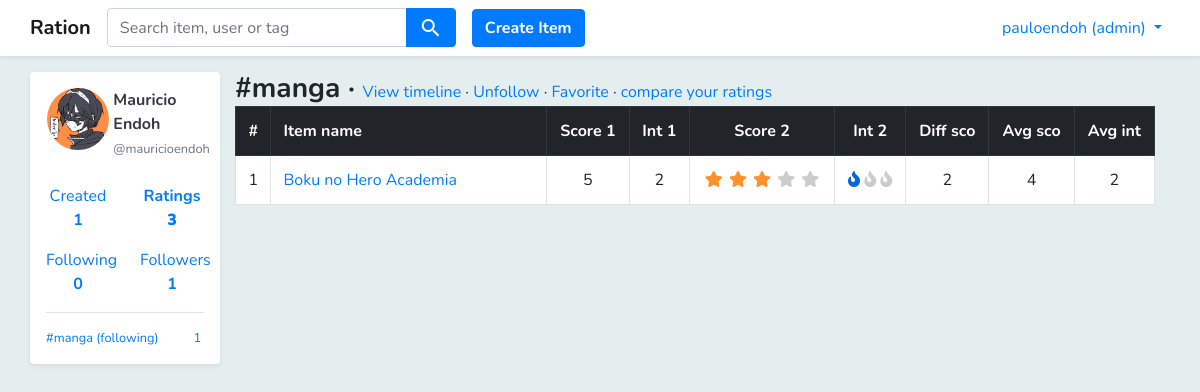
/user/mauricioendoh/ratings?tag=manga (signed in), run on the app's committed database.
### core/models.py (models this page shows, shortened)
class Profile(models.Model):
    user = models.OneToOneField(
        User,
        related_name='profile',
        on_delete=models.CASCADE,
        primary_key=True
    )
    fullname = models.CharField(max_length=100)
    picture = models.ImageField(upload_to='profile_pics', blank=True, default="profile_pics/default.png")
    bio = models.TextField(null=True, blank=True)
    location = models.TextField(null=True, blank=True)
    website = models.TextField(null=True, blank=True)

class User_Item(models.Model):
    user = models.ForeignKey(User, related_name='user_items', on_delete=models.CASCADE)
    item = models.ForeignKey(Item, related_name='user_items', on_delete=models.CASCADE)
    rating = models.FloatField(validators=[MinValueValidator(1), MaxValueValidator(5)], null=True, blank=True)
    interest = models.FloatField(validators=[MinValueValidator(1), MaxValueValidator(3)], null=True, blank=True)
    def has_tag(self, tag):
        for x in self.item.tags.all():
            if tag == x:
                return True
        return False

class User_Tag(models.Model):
    user = models.ForeignKey(User, on_delete=models.CASCADE)
    tag = models.ForeignKey(Tag, on_delete=models.CASCADE)
    item_count = models.IntegerField()
    is_private = models.NullBooleanField()

class Following(models.Model):
    follower = models.ForeignKey(User, on_delete=models.CASCADE)
    user_tag = models.ForeignKey(User_Tag, on_delete=models.CASCADE)

class Tag(models.Model):
    name = models.TextField()
    is_official = models.BooleanField(default=0)

class Item(models.Model):
    name = models.CharField(max_length=255)
    description = models.TextField(null=True, blank=True)
    url = models.CharField(max_length=255, null=True, blank=True)
    is_official = models.BooleanField(default=0)
    tags = models.ManyToManyField(Tag, related_name='items', blank=True)
    creator = models.ForeignKey(User, on_delete=models.CASCADE)
    created_at = models.DateTimeField(auto_now_add=True)
    image = models.ImageField(upload_to='item_icons', blank=True, default="item_icons/default.png")
    avg_rating = models.FloatField(null=True)
    avg_interest = models.FloatField(null=True)

### core/views.py (the view)
# urls.py: path('user/<str:username>/ratings', views.rating_list, name='rating_list'),
def rating_list(request, username):
    user = get_object_or_404(User, username=username)
    tag_name = request.GET.get('tag', '')
    order = request.GET.get('order', 'score')
    sort = request.GET.get('sort', 'desc')
    if request.user.is_authenticated and request.user != user:
        comparisons = get_comparisons(user, request.user, tag_name, order, sort)
        return render(request, 'ratings.html', {'user': user,
                                                'comparisons': comparisons})
    else:
        ratings = get_ratings(user, tag_name, order, sort)
        return render(request, 'ratings.html', {'user': user,
                                                'rating_list': ratings,
                                                })

### templates/ratings.html (shortened to what this page needs)
{% extends "base.html" %}
{% load utils %}
{% block content %}
<div class="mt-3 pb-2 container">
    <div class="row">
        {% include 'includes/left_container.html' %}
        <div class="col-10">
            <div class="row no-gutters">
                <div class="col-9">
                    <h3 class="font-weight-bold d-inline">
                        {% if request.GET.tag %}
                        #{{ request.GET.tag }} ·
                        {% endif %}
                    </h3>
                    <a href="{% url 'user' user.username %}?tag={{ request.GET.tag }}">
                        View timeline
                    </a>
                    {% get_user_tag user request.GET.tag as user_tag %}
                    {% if request.user.is_authenticated  and request.user != user_tag.user %}
                    {% if user_tag %}
                    ·
                    <a href="{% url 'follow' user_tag.id %}">
                        {% user_is_following_user_tag request.user user_tag as is_following %}
                        {% if is_following %}
                        Unfollow
                        {% else %}
                        Follow
                        {% endif %}
                    </a>
                    {% endif %}
                    {% endif %}
                    {% if request.user.is_authenticated %}
                    {% if user_tag %}
                    ·
                    <a href="{% url 'favorite_user_tag' user_tag.id %}">
                        {% if is_favorite %}
                        Unfavorite
                        {% else %}
                        Favorite
                        {% endif %}
                    </a>
                    {% endif %}
                    {% endif %}
                    {% if request.user.is_authenticated == True and request.user != user %}
                    ·
                    <a href="{% url 'compare_items' user.username %}">compare your ratings</a>
                    {% endif %}
                </div>
                <div class="col-3">
                </div>
            </div>
            {% if comparisons %}
            {% include 'includes/comparison_table.html' %}
            {% endif %}
        </div>
    </div>
</div>
{% endblock %}

### templates/base.html (shortened to what this page needs)
{% load staticfiles %}
<!DOCTYPE html>
<html lang="en">
<head>
    <link rel="stylesheet" href="{% static 'styles/bootstrap.css' %}">
    <link rel="stylesheet" href="https://use.fontawesome.com/releases/v5.0.13/css/all.css"
>
    <link rel="stylesheet" href="{% static 'styles/jquery-ui.css' %}" type="text/css" media="all"/>
    <link href="{% static 'styles/main.css' %}" rel="stylesheet">
</head>
<body class="body">
<div class="pt-5"></div>
<div class="pt-2"></div>
<nav class="navbar fixed-top navbar-expand-sm bg-white navbar-light shadow-sm ">
    <div class="container pl-0 pr-0 ">
        <ul class="navbar-nav mr-auto">
            <li class="nav-item ">
                <a class="navbar-brand font-weight-bold" href="{% url 'home' %}">Ration</a>
            </li>
            <li class="nav-item">
                <form method="get" action="{% url 'search' %}">
                    <div class="input-group ui-widget">
                        <input id='search-box' type="text" class="form-control text-italic" name="q"
                               placeholder="Search item, user or tag" required
                               />
                        <div class="input-group-append">
                            <button class="btn btn-primary"><i class="material-icons align-middle">search</i></button>
                        </div>
                    </div>
                </form>
            </li>
            {% if request.user.is_authenticated %}
            <div class="pl-3 align-self-center">
                <a href="{% url 'create_item' %}">
                    <button type="button" class="btn btn-primary rounded font-weight-bold">Create Item</button>
                </a>
            </div>
            {% endif %}
        </ul>
        <ul class="navbar-nav">
            {% if request.user.is_authenticated %}
            <li class="nav-item dropdown">
                <a class="nav-link dropdown-toggle text-primary" href="#" id="navbardrop"
                   data-toggle="dropdown">
                    {{ request.user.username }}
                    {% if request.user.is_superuser %}
                    (admin)
                    {% endif %}
                </a>
            </li>
            {% endif %}
        </ul>
    </div>
</nav>
{% block content %}{% endblock %}
</body>
</html>

### templates/includes/left_container.html (shortened to what this page needs)
{% load utils %}
<div class="col-2 pl-0 pr-0">
    {% if request.user.is_authenticated %}
    <div class="bg-white pl-3 pr-3 shadow-sm rounded">
        <div class="pt-3">
            {% if user.is_authenticated %}
            <div class="row">
                <div class="col-5 pl-3 pr-0">
                    <a href="{% url 'user' user.username %}">
                        <img class="rounded-circle w-100" src="/media/{{ user.profile.picture }}"/>
                    </a>
                </div>
                <div class="col-7 pl-1 pr-2">
                    <p>
                        <a href="{% url 'user' user.username %}" class="text-dark no-underline">
                            <b>{{ user.profile.fullname }}</b>
                            <br>
                            <small class="text-muted d-inline">@{{ user.username }}</small>
                        </a>
                    </p>
                </div>
            </div>
            <div class="row">
                <div class="col-6">
                    <div class="align-self-center">
                        <a class="nav-link text-center pl-0 pr-0 {% if '/created' in request.path %}font-weight-bold{% endif %}"
                           href="{% url 'user_created_item_list' user.username %}">Created
                            <br>
                            <b>
                                {%get_created_item_count_by_user user%}
                            </b>
                        </a>
                    </div>
                </div>
                <div class="col-6">
                    <div class="align-self-center">
                        <a class="nav-link text-center pl-0 pr-0  {% if '/ratings' in request.path %}font-weight-bold{% endif %}"
                           href="{% url 'rating_list' user.username %}">Ratings<br><b>{{user.user_items.all|length}}</b>
                        </a>
                    </div>
                </div>
            </div>
            <div class="row">
                <div class="col-6">
                    <div class="align-self-center">
                        <a class="nav-link text-center pl-0 pr-0  {% if '/following' in request.path %}font-weight-bold{% endif %}" href="{% url 'following_list' user.username %}">Following
                            <br>
                            <b> {% get_following_count_by_user user %}</b>
                        </a>
                    </div>
                </div>
                <div class="col-6">
                    <div class="align-self-center">
                        <a class="nav-link text-center pl-0 pr-0  {% if '/followers' in request.path %}font-weight-bold{% endif %}"
                           href="{% url 'follower_list' user.username %}">Followers<br>
                            <b>{% get_follower_count_by_user user %}</b>
                        </a>
                    </div>
                </div>
            </div>
            <div class="mt-2 mb-3 container border-top"></div>
            <ul class="no-bullets pl-0 pb-3">
                {% for user_tag in user.get_user_tag_list %}
                {% if user_tag.user == request.user %}
                <li>
                    <small>
                        <a href="{% url 'rating_list' user.username %}?tag={{ user_tag.tag.name }}">
                            <div class="row no-gutters">
                                <div class="col-11">
                                    #{{ user_tag.tag.name }}
                                    {% if user_tag.is_private %}
                                    <i class="material-icons align-middle" style="font-size: 10px; color: #b5b5b5; ">
                                        lock
                                    </i>
                                    {% endif %}
                                </div>
                                <div class="col-1 text-center">
                                    {{ user_tag.item_count }}
                                </div>
                            </div>
                        </a>
                    </small>
                </li>
                {% else %}
                {% if user_tag.is_private == False %}
                <li>
                    <small>
                        <a href="{% url 'rating_list' user.username %}?tag={{ user_tag.tag.name }}">
                            <div class="row no-gutters">
                                <div class="col-11">
                                    #{{ user_tag.tag.name }}
                                    {% user_is_following_user_tag request.user user_tag as is_following %}
                                    {% if is_following %}
                                    (following)
                                    {% endif %}
                                </div>
                                <div class="col-1 text-center">
                                    {{ user_tag.item_count }}
                                </div>
                            </div>
                        </a>
                    </small>
                </li>
                {% endif %}
                {% endif %}
                {% endfor %}
            </ul>
            {% endif %}
        </div>
    </div>
    {% endif %}
</div>

### templates/includes/comparison_table.html
{% load utils %}
<table class="table table-bordered bg-white">
    <tr class="thead-dark">
        <th class="text-center align-middle">#</th>
        <th class=" align-middle" style="width: 30%">Item name</th>
        <th class="text-center align-middle">Score 1</th>
        <th class="text-center align-middle">Int 1</th>
        <th class="text-center align-middle">Score 2</th>
        <th class="text-center align-middle">Int 2</th>
        <th class="text-center align-middle">Diff sco</th>
        <th class="text-center align-middle">Avg sco</th>
        <th class="text-center align-middle">Avg int</th>
    </tr>
    {% for comparison in comparisons %}
    <tr>
        <td class="text-center align-middle">{{ forloop.counter }}</td>
        <td class=" align-middle"><a href="{% url 'item' comparison.item.id %}">{{ comparison.item.name }}</a></td>
        <td class="text-center align-middle">{{ comparison.rating1|floatformat }}</td>
        <td class="text-center align-middle">{{ comparison.interest1|floatformat }}</td>
        <td class="text-center align-middle">
            {% include 'includes/rating_stars.html' %}
        </td>
        <td class="text-center align-middle">
            {% include 'includes/interest_flames.html' %}
        </td>
        <td class="text-center align-middle">{{ comparison.rating_difference|floatformat }}</td>
        <td class="text-center align-middle">{{ comparison.avg_rating|floatformat }}</td>
        <td class="text-center align-middle">{{ comparison.avg_interest|floatformat }}</td>
    </tr>
    {% endfor %}
</table>

### data on the page
User_Tag: tag.name "manga", item_count "1"
Tag: GET.tag "manga"
Item: item.name "Boku no Hero Academia"
User_Item: rating1 "5", interest1 "2", avg_interest "2"

### other printed values
{{ request.user.username }} "pauloendoh"
{{ user.profile.fullname }} "Mauricio Endoh"
{{ user.username }} "mauricioendoh"
{{ user.user_items.all|length }} "3"
{{ comparison.rating_difference|floatformat }} "2"
{{ comparison.avg_rating|floatformat }} "4"
